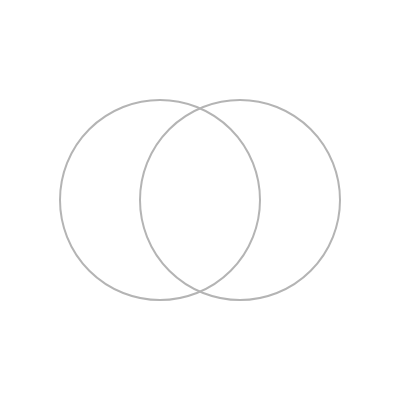
Frame 1 (no input)
Frame 60 (no input): identical to frame 1, image omitted
Frame 120 (the mouse pressed at the canvas centre since frame 60): identical to frame 1, image omitted

The p5.js sketch that drew this single still picture (run headless with seeded random() and noise() and a simulated clock; from frame 60 on, the mouse is pressed at the canvas centre):

// p5.js sketch
// ── sketch.js
function setup() {
  createCanvas(400, 400);
}

function draw() {
  background(255);
  noFill();
  strokeWeight(2);
  stroke(180)
  circle(160, 200, 200);
  circle(240, 200, 200);
}
